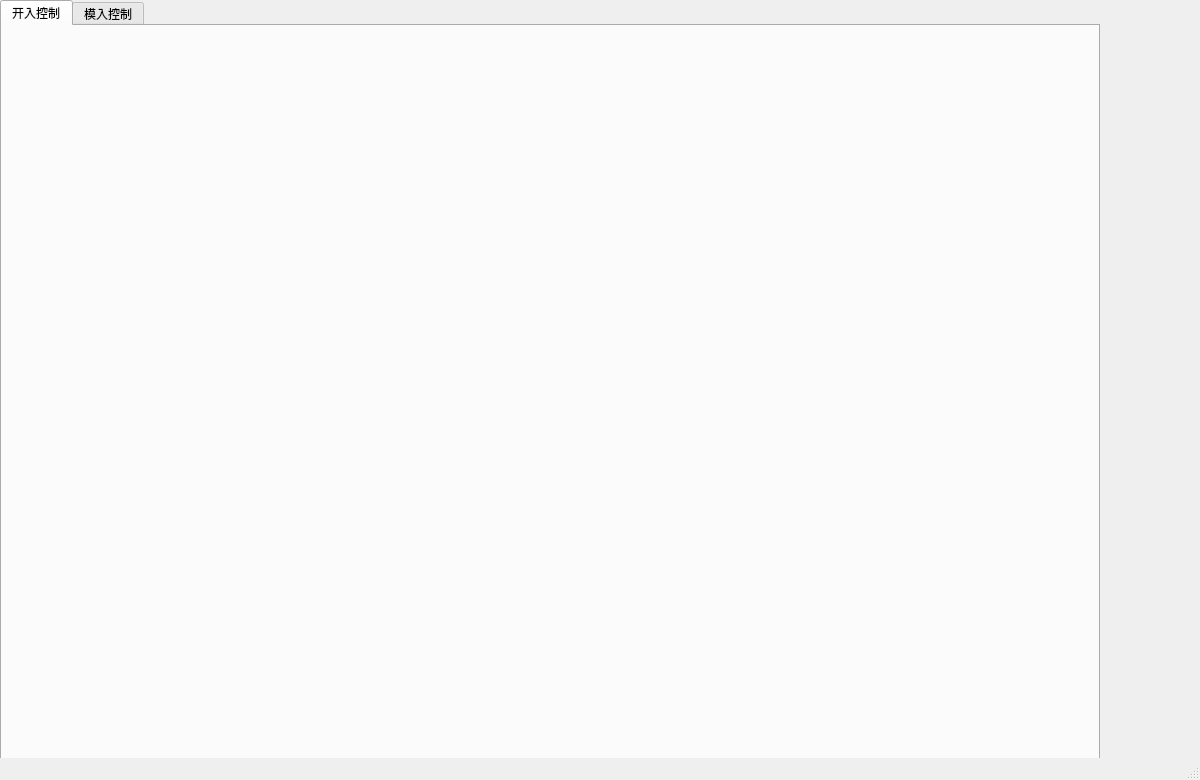
<?xml version="1.0" encoding="UTF-8"?>
<ui version="4.0">
 <class>mainUI</class>
 <widget class="QMainWindow" name="mainUI">
  <property name="geometry">
   <rect>
    <x>0</x>
    <y>0</y>
    <width>1200</width>
    <height>780</height>
   </rect>
  </property>
  <property name="minimumSize">
   <size>
    <width>1200</width>
    <height>780</height>
   </size>
  </property>
  <property name="maximumSize">
   <size>
    <width>16777215</width>
    <height>16777215</height>
   </size>
  </property>
  <property name="windowTitle">
   <string>MainWindow</string>
  </property>
  <widget class="QWidget" name="centralwidget">
   <widget class="QTabWidget" name="tabWidget">
    <property name="geometry">
     <rect>
      <x>0</x>
      <y>0</y>
      <width>1100</width>
      <height>781</height>
     </rect>
    </property>
    <property name="currentIndex">
     <number>0</number>
    </property>
    <widget class="QWidget" name="tab_1">
     <attribute name="title">
      <string>开入控制</string>
     </attribute>
    </widget>
    <widget class="QWidget" name="tab_2">
     <attribute name="title">
      <string>模入控制</string>
     </attribute>
    </widget>
   </widget>
  </widget>
  <widget class="QMenuBar" name="menubar">
   <property name="geometry">
    <rect>
     <x>0</x>
     <y>0</y>
     <width>1200</width>
     <height>23</height>
    </rect>
   </property>
  </widget>
  <widget class="QStatusBar" name="statusbar"/>
 </widget>
 <resources/>
 <connections/>
</ui>
